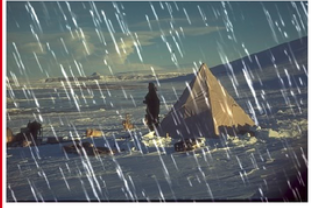
%> input picture rainy.png, 311 x 208 px
$ octave SingleImageDeraining.m   (GNU Octave 9; MATLAB toolbox functions it lacks are replaced by stand-ins)
%> lines starting %> are read from the running program, lines starting %| are printed output that depends on the picture; in (x1, y1, x2, y2) boxes, pixels count from 0 and x2, y2 are one past the last pixel; in counts of white or black regions, pixels touching at a corner belong together; the program's own positions count from 1
clc;
clear all;
close all;
input_image = imread('rainy.png'); % Replace 'RainyImage2.jpg' with your image file
%> input_image is the input picture: size 208x311x3 uint8; mean R, G, B 104, 110.5, 112.4

% Ground truth Image
ground_truthImg = imread('gt.png');
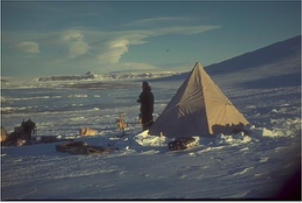
%> input picture gt.png, 302 x 203 px
%> ground_truthImg is the input picture: size 203x302x3 uint8; mean R, G, B 87.6, 96.1, 97.9

%% Resizing the images
% Resize the ground_truthImg to match the size of input image
ground_truthImg = imresize(ground_truthImg, [size(input_image, 1), size(input_image, 2)]);
%> ground_truthImg: size 208x311x3 uint8

%% Apply Gaussian filter for smoothing
smoothed_image = imgaussfilt(input_image);

% Convert to grayscale
gray_image = rgb2gray(smoothed_image);

%% Apply morphological operations to enhance and extract raindrops
se = strel('disk', 5);
opened_image = imopen(gray_image, se);
raindrop_mask = gray_image - opened_image;

% Invert the raindrop mask
clean_mask = imcomplement(imbinarize(raindrop_mask, 0.1));
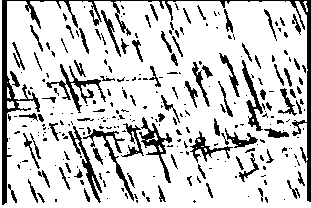
%> clean_mask: size 208x311 logical; 80.9% white; 283 black regions (192 under 20 px), largest, box (x1, y1, x2, y2) and area: (2, 0, 311, 205) 3277, (46, 64, 106, 113) 592, (139, 117, 172, 183) 533

% Apply the clean mask to the original image
cleaned_image = input_image;
for c = 1:3
    cleaned_image(:,:,c) = cleaned_image(:,:,c) .* uint8(clean_mask);
end
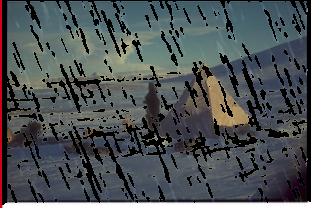
%> cleaned_image: size 208x311x3 uint8; 19.09% of pixels changed, all inside (x1, y1, x2, y2) = (2, 0, 311, 205)

%% Applying Filter on the cleaned image to remove black spots
% Get the dimensions of the image. numberOfColorBands should be = 3.
[rows, columns, ~] = size(cleaned_image);
%> rows = 208; columns = 311

% Extract the individual red, green, and blue color channels.
redChannel = cleaned_image(:, :, 1);
greenChannel = cleaned_image(:, :, 2);
blueChannel = cleaned_image(:, :, 3);

% Median Filter the channels:
redMF = medfilt2(redChannel, [3 3]);
greenMF = medfilt2(greenChannel, [3 3]);
blueMF = medfilt2(blueChannel, [3 3]);

% Find the noise in the red.
noiseImage = (redChannel == 0 | redChannel == 255);
%> noiseImage: size 208x311 logical; 20% white; 284 white regions (192 under 20 px), largest, box (x1, y1, x2, y2) and area: (2, 0, 311, 208) 3638, (46, 64, 106, 113) 592, (139, 117, 172, 183) 533
% Get rid of the noise in the red by replacing with median.
noiseFreeRed = redChannel;
noiseFreeRed(noiseImage) = redMF(noiseImage);
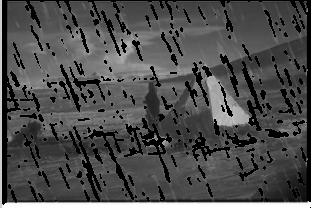
%> noiseFreeRed: size 208x311 uint8; min 0, max 255, mean 76.5

% Find the noise in the green.
noiseImage = (greenChannel == 0 | greenChannel == 255);
%> noiseImage: size 208x311 logical; 20.3% white; 285 white regions (192 under 20 px), largest, box (x1, y1, x2, y2) and area: (2, 0, 311, 208) 3634, (46, 64, 106, 113) 592, (139, 117, 172, 183) 533
% Get rid of the noise in the green by replacing with median.
noiseFreeGreen = greenChannel;
noiseFreeGreen(noiseImage) = greenMF(noiseImage);
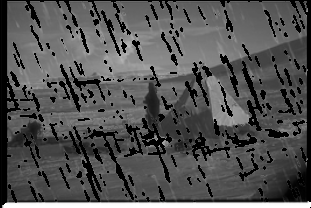
%> noiseFreeGreen: size 208x311 uint8; min 0, max 255, mean 82.3

% Find the noise in the blue.
noiseImage = (blueChannel == 0 | blueChannel == 255);
% Get rid of the noise in the blue by replacing with median.
noiseFreeBlue = blueChannel;
noiseFreeBlue(noiseImage) = blueMF(noiseImage);
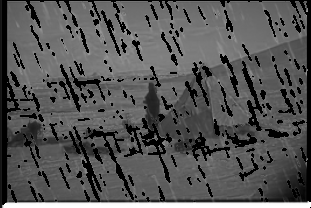
%> noiseFreeBlue: size 208x311 uint8; min 0, max 255, mean 84.6

% Reconstruct the noise-free RGB image
rgbFixed = cat(3, noiseFreeRed, noiseFreeGreen, noiseFreeBlue);

%% Inpainting
rgbFixed_gray_image = rgb2gray(rgbFixed);
% Find black streaks in the rain-removed image
blackStreaks = rgbFixed_gray_image == 0;
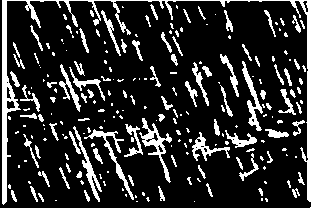
%> blackStreaks: size 208x311 logical; 17.2% white; 220 white regions (131 under 20 px), largest, box (x1, y1, x2, y2) and area: (2, 0, 311, 205) 2954, (139, 118, 172, 183) 511, (84, 129, 134, 200) 450
% Inpaint the black streaks using the inpaint function
%> (the run ends here)
